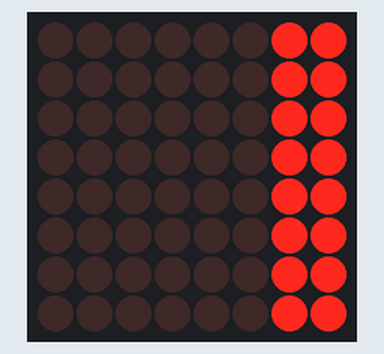
Bench run of a sketch on a simulated Arduino Uno, built with avr-gcc and run on an emulated ATmega328P. Shown: 8×8 LED matrix. Wiring (inferred from the names in the program): MAX7219 LED driver (orientation assumed): data pin 5; clock pin 7; CS pin 6.

Above: at 0.1 s.

The sketch:

ultrahang.ino
```cpp
#define DIN 5
#define CS 6
#define CLK 7

void init()
{
  digitalWrite(CS, HIGH);
  pinMode(DIN, OUTPUT);
  pinMode(CS, OUTPUT);
  pinMode(CLK, OUTPUT);
}

void output(byte address, byte data)
{
  digitalWrite(CS, LOW);
  shiftOut(DIN, CLK, MSBFIRST, address);
  shiftOut(DIN, CLK, MSBFIRST, data);
  digitalWrite(CS, HIGH);
}

void setup()
{
  init();
  output(0x0f, 0x00);
  output(0x0c, 0x01);
  output(0x09, 0x00);
  output(0x0b, 0x07);
  output(0x01, 0x03);
  output(0x02, 0x03);
  output(0x03, 0x03);
  output(0x04, 0x03);
  output(0x05, 0x03);
  output(0x06, 0x03);
  output(0x07, 0x03);
  output(0x08, 0x03);
}

void loop(){

}
```
